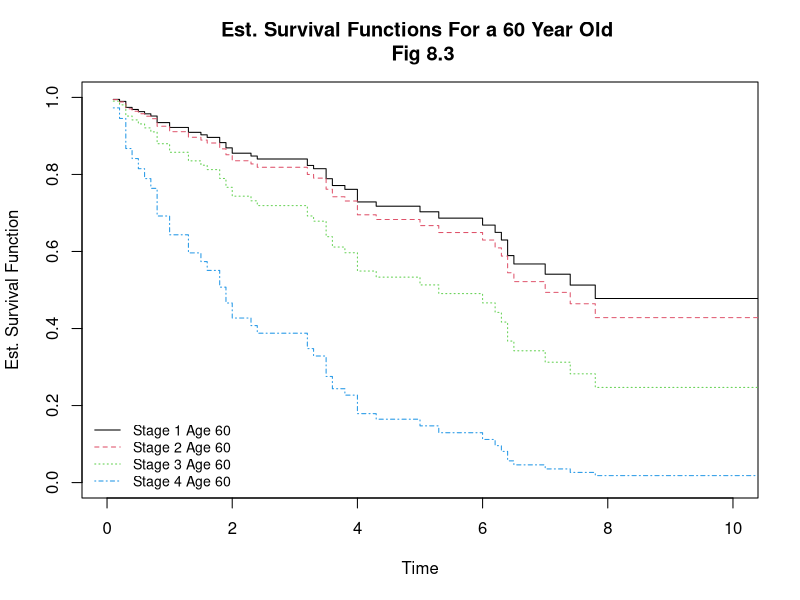

Write R code to recreate this figure.
## ---- chunk 1
knitr::opts_chunk$set(echo = TRUE)
## ---- chunk 2
library(survival)
library(KMsurv)
## ---- chunk 3
# Example 8.4
data(kidney, package = "KMsurv")
head(kidney)
length(kidney$time[kidney$delta == 1])
length(unique(kidney$time[kidney$delta == 1]))

fit.efron   <- coxph(Surv(time, delta) ~ type, data = kidney)
fit.breslow <- coxph(Surv(time, delta) ~ type, data = kidney, ties = "breslow")
fit.exact   <- coxph(Surv(time, delta) ~ type, data = kidney, ties = "exact")

cbind(fit.efron$coefficients, fit.breslow$coefficients, fit.exact$coefficients)
## ---- chunk 4
#Example 8.2
data(larynx, package = "KMsurv")
head(larynx)
#Create dummy variables for stage variable (s2, s3, s4)
larynx$s2 <- ifelse(larynx$stage == 2, 1, 0)
larynx$s3 <- ifelse(larynx$stage == 3, 1, 0)
larynx$s4 <- ifelse(larynx$stage == 4, 1, 0)

#Only looking stage
fit.larynx <- coxph(Surv(time, delta) ~ factor(stage) , 
                    data = larynx, ties = 'breslow')

fit.larynx

#Adding age to the stages.
fit.larynx2 <- coxph(Surv(time, delta) ~ factor(stage) + age, 
                     data = larynx, ties = 'breslow')

fit.larynx2
## ---- chunk 5
#Example 8.2 (pg. 264)

#Score Test
fit.age  <- coxph(Surv(time, delta) ~ age, data = larynx, ties = 'breslow')
age.coef <- fit.age$coefficients
## ---- chunk 6
fit.new <- update(fit.larynx2, iter.max = 0, init = c(0, 0, 0, age.coef)) #Updates model with NEW initial values.

X2.sc <- fit.new$score 
round(cbind(X2.sc, 1 - pchisq(X2.sc, 3)), 4)
## ---- chunk 7
#Likelihood Ratio Test
X2.lrt <- 2 * (fit.larynx2$loglik[2] - fit.age$loglik[2])
round(cbind(X2.lrt, 1-pchisq(X2.lrt, 3)), 4)
## ---- chunk 8
#Wald Test
b.null <- c(0, 0, 0)
X2.wald <- t(fit.larynx2$coefficients[1:3] - b.null) %*% 
  solve(fit.larynx2$var[-4, -4]) %*% 
  (fit.larynx2$coefficients[1:3] - b.null)
round(cbind(X2.wald, 1-pchisq(X2.wald, 3)), 4)
## ---- chunk 9
#Testing b1 = 0
C  <- c(1, 0, 0, 0)
b0 <- c(0, 0, 0, 0)
b  <- fit.larynx2$coefficients
V  <- fit.larynx2$var
t(C %*% b - C %*% b0) %*% solve(t(C) %*% V %*% C) %*% 
  (C %*% b - C %*% b0)

fit.larynx2
## ---- chunk 10
#Testing b1 = b2 = b3
C  <- rbind(c(1, -1, 0, 0), c(0, -1, 1, 0))
b0 <- c(0, 0, 0, 0)
t(C %*% b - C %*% b0) %*% solve(C %*% V %*% t(C)) %*% 
  (C %*% b - C %*% b0)

## ---- chunk 11
b.haz <- basehaz(fit.larynx2, centered = F)
t     <- b.haz[ ,2]
S.est <- cbind(exp(-b.haz[,1]), t)
## ---- chunk 12
b.est <- fit.larynx2$coefficients

S1 <- S.est[,1]^(exp(t(b.est) %*% c(0, 0, 0, 60)))
S2 <- S.est[,1]^(exp(t(b.est) %*% c(1, 0, 0, 60)))
S3 <- S.est[,1]^(exp(t(b.est) %*% c(0, 1, 0, 60)))
S4 <- S.est[,1]^(exp(t(b.est)%*% c(0, 0, 1, 60)))

plot(S1 ~ t, type = 's', xlim = c(0, 10), ylim = c(0, 1),
     main = 'Est. Survival Functions For a 60 Year Old \n Fig 8.3',
     ylab = 'Est. Survival Function', xlab = 'Time')
lines(S2 ~ t, type = 's', lty = 2, col = 2)
lines(S3 ~ t, type = 's', lty = 3, col = 3)
lines(S4 ~ t, type = 's', lty = 4, col = 4)
legend('bottomleft', 
       c('Stage 1 Age 60', 'Stage 2 Age 60', 'Stage 3 Age 60', 'Stage 4 Age 60'), 
       col = 1:4, lty = 1:4, bty = 'n', cex = .85)
## ---- chunk 13
res <- cbind(S1[max(which(t <= 5))], S2[max(which(t <= 5))], 
             S3[max(which(t <= 5))], S4[max(which(t <= 5))])
rownames(res) <- c('Est. Surv.')
colnames(res) <- c('Stage 1', 'Stage 2', 'Stage 3', 'Stage 4')
round(res, 3)
## ---- chunk 14
fit.s1 <- survfit(fit.larynx2, newdata = data.frame(stage = 1, age = 60), 
                  se.fit = TRUE, conf.int = .95, conf.type = 'log-log')

summary(fit.s1)

fit.s2 <- survfit(fit.larynx2, data.frame(stage = 2, age = 60), 
                  se.fit = TRUE, conf.int = .95, conf.type = 'log-log')

summary(fit.s2)
